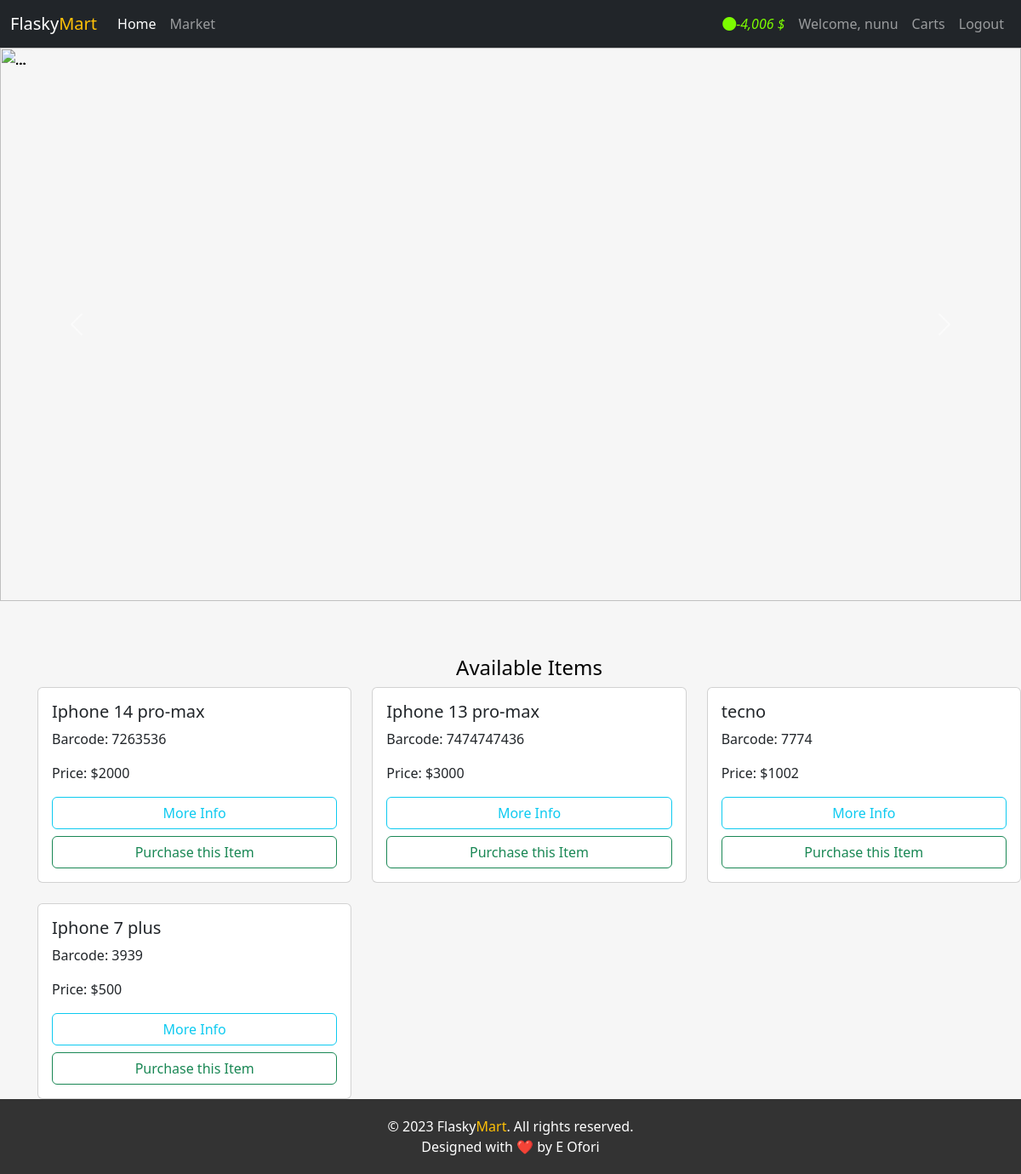
Page /market (signed in) on the committed database.
### market/models.py (models this page shows, shortened)
class users(db.Model, UserMixin):
    id = db.Column(db.Integer, primary_key=True)
    username = db.Column(db.String(30), nullable=False, unique=True)
    email = db.Column(db.String(50), nullable=False, unique=True)
    password = db.Column(db.String(20), nullable=False, unique=True)
    budget = db.Column(db.Integer, nullable=False, default=10000)
    items = db.relationship('items', backref='owned_user', lazy=True)
    @property
    def budget_prettier(self):
        myBudget_string = str(self.budget)
        if len(myBudget_string) >= 4:
            return f'{myBudget_string[:-3]},{myBudget_string[-3:]} $'
        else:
            return f'{myBudget_string}'
    @property
    def pass_word(self):
        return self.password

class items(db.Model):
    id = db.Column(db.Integer, primary_key=True)
    name = db.Column(db.String(30), nullable=False, unique=True)
    barcode = db.Column(db.String(12), nullable=False, unique=True)
    price = db.Column(db.Integer, nullable=False)
    description = db.Column(db.String(length=1000),
                            nullable=False, unique=True)
    owner = db.Column(db.Integer, db.ForeignKey('users.id'))

### market/routes.py (the view, shortened to what this page needs)
@app.route('/market', methods=['GET', 'POST'])
@login_required
def market_page():
    purchase_form =PurchaseItemForm()
    selling_form = SellItemForm()
    if request.method == "GET":
        item = items.query.all()
        owned_items = items.query.filter_by(owner =current_user.id)
        return render_template('market.html', items=item, dollar='$', current_user=current_user, purchase_form = purchase_form, selling_form=selling_form, owned_items=owned_items)

### market/models.py (called while the page is built)
@login_manager.user_loader
def load_user(user_id):
    return users.query.get(int(user_id))

### market/templates/market.html (shortened to what this page needs)
{%extends 'base.html'%}
{%block content%}
<div id="carouselExampleInterval" class="carousel slide" data-bs-ride="carousel">
  <div class="carousel-inner">
    <div class="carousel-item active" data-bs-interval="3000">
    </div>
    <div class="carousel-item active" data-bs-interval="3000">
    </div>
    <div class="carousel-item active" data-bs-interval="3000">
    </div>
    <div class="carousel-item active" data-bs-interval="3000">
      <img src="{{url_for('static', filename='mart4.jpg')}}" class="d-block mart-image-height" alt="...">
    </div>
  </div>
  <button class="carousel-control-prev" type="button" data-bs-target="#carouselExampleInterval" data-bs-slide="prev">
    <span class="carousel-control-prev-icon" aria-hidden="true"></span>
  </button>
  <button class="carousel-control-next" type="button" data-bs-target="#carouselExampleInterval" data-bs-slide="next">
    <span class="carousel-control-next-icon" aria-hidden="true"></span>
  </button>
</div>
<div class="row mart-table">
  <div class="market-container">
    <h4 align='center'>Available Items</h4>
    <div class="row row-cols-1 row-cols-md-3 g-4">
      {% for item in items %}
        <div class="col">
          <div class="card">
            <div class="card-body">
              <h5 class="card-title">{{ item.name }}</h5>
              <p class="card-text">Barcode: {{ item.barcode }}</p>
              <p class="card-text">Price: {{ dollar }}{{ item.price }}</p>
              <div class="d-grid gap-2">
                <button class="btn btn-outline-info" data-bs-toggle='modal' data-bs-target='#Modal-MoreInfo-{{ item.id }}'>More Info</button>
                <button class="btn btn-outline-success" data-bs-toggle='modal' data-bs-target='#Modal-PurchaseConfirm-{{ item.id }}'>Purchase this Item</button>
              </div>
            </div>
          </div>
        </div>
      {% endfor %}
    </div>
  </div>
</div>
<footer class="footer">
  <p>&copy; 2023 Flasky<span class="text-warning">Mart</span>. All rights reserved.</p>
  <p>Designed with ❤️ by <a href="https://www.linkedin.com/in/emmanuel-ofori-97439122b/" target="_blank">E Ofori</a></p>
</footer>
{%endblock%}

### market/templates/base.html (shortened to what this page needs)
<html lang="en">
  <head>
    <link rel="stylesheet" href="{{url_for('static', filename='css/bootstrap.min.css')}}" />
    <link rel="stylesheet" href="https://cdn.jsdelivr.net/npm/bootstrap-icons@1.3.0/font/bootstrap-icons.css">
    <link rel="stylesheet" href="{{url_for('static', filename='styles.css')}}"/>
</head>
  <body class='body'>
    <nav class="navbar navbar-expand-lg navbar-dark bg-dark">
      <div class="container-fluid">
        <a class="navbar-brand" href="{{url_for('home_page')}}">Flasky<span class="text-warning">Mart</span></a>
        <div class="collapse navbar-collapse" id="navbarSupportedContent">
          <ul class="navbar-nav me-auto mb-2 mb-lg-0">
            <li class="nav-item">
              <a class="nav-link active" aria-current="page" href="{{url_for('home_page')}}">Home</a>
            </li>
            <li class="nav-item">
              <a class="nav-link" href="{{url_for('market_page')}}">Market</a>
            </li>
          </ul>
          {% if current_user.is_authenticated %}
            <ul class="navbar-nav">
              <li class="nav-item active">
                <a class="nav-link" style='color: lawngreen; fon-weight: bold;'>
                  <i class='bi-coin'>{{current_user.budget_prettier}}</i>
                </a>
              </li>
              <li class="nav-item active">
                <a class="nav-link">Welcome, {{current_user.username}}</a>
              </li>
              <li class="nav-item active">
                <a class="nav-link" href="{{url_for('carts_page')}}">Carts</a>
              </li>
              <li class="nav-item active">
                <a class="nav-link" href="{{url_for('logout_page')}}">Logout</a>
              </li>
            </ul>
        {%endif%}
        </div>
      </div>
    </nav>
    {%block content%}
    {%endblock%}
  </body>
</html>

### market/static/styles.css (style rules this page uses)
.body { background: #f6f6f6; color: black; width: 100%; }
.mart-table { margin-top: 4rem; margin-left: 2rem; }
.mart-image-height { height: 650px; width: 100%; }
.footer { background-color: #333; color: #fff; padding: 20px 0; text-align: center; }
.footer p { font-size: 16px; margin: 0; }
.footer a { color: #fff; text-decoration: none; transition: color 0.3s; }

### rows in the picture
users: budget_prettier "-4,006 $", username "nunu"
items: name "Iphone 14 pro-max", barcode "7263536", dollar "$", price "2000"
items: name "Iphone 13 pro-max", barcode "7474747436", dollar "$", price "3000"
items: name "tecno", barcode "7774", dollar "$", price "1002"
items: name "Iphone 7 plus", barcode "3939", dollar "$", price "500"
